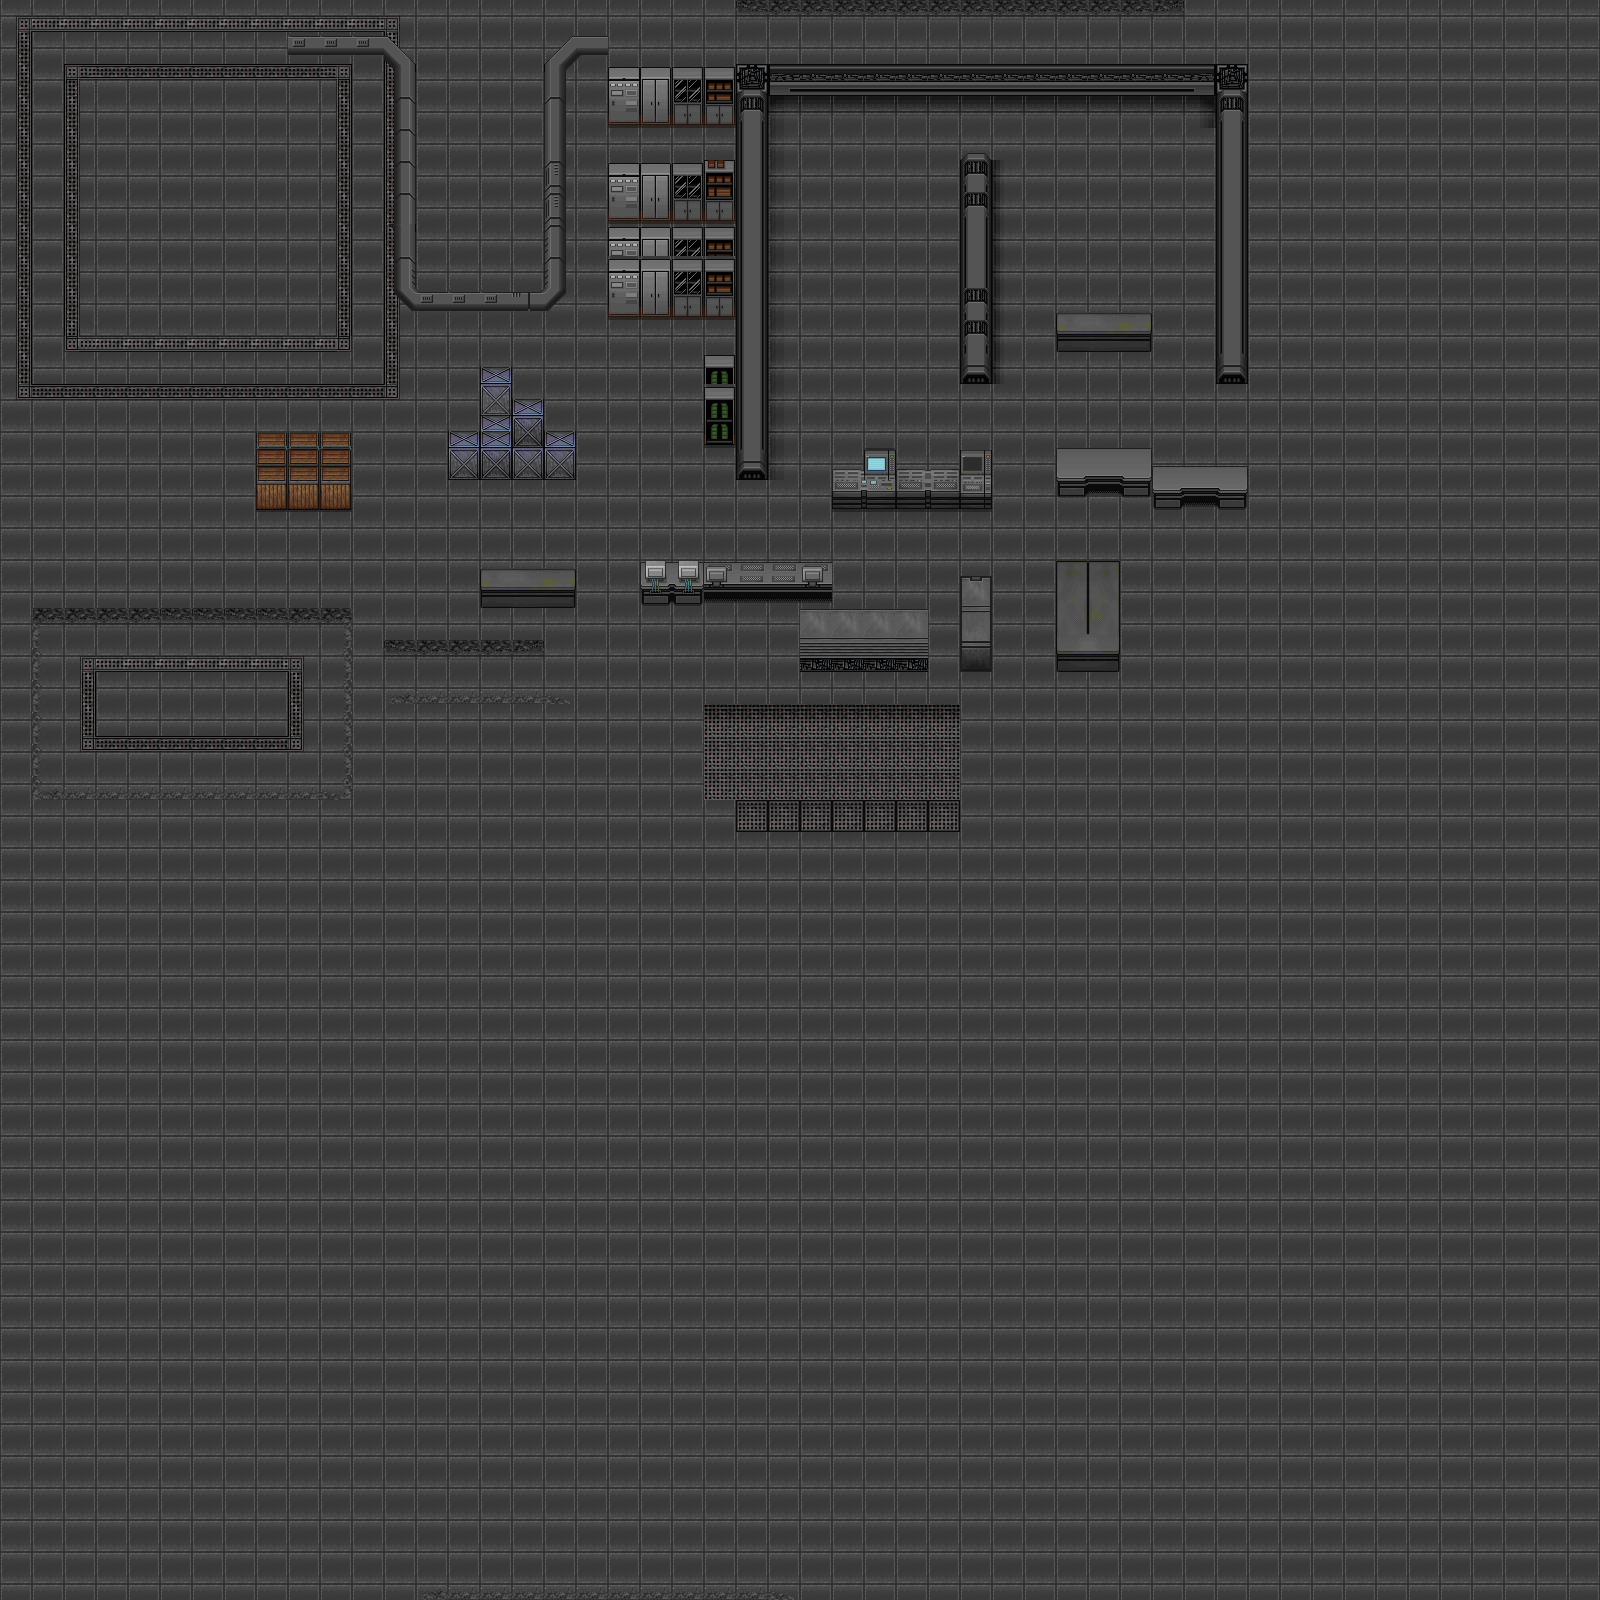

A level layout from a 2D game, rendered from its tile map. Below: a short description, then the map file with tile-grid data replaced by summaries:
An orthogonal 50x50 tile map with 32x32 px tiles, 2 tile layers (ground, walls), 4 tilesets.

<map version="1.0" orientation="orthogonal" width="50" height="50" tilewidth="32" tileheight="32">
 <tileset firstgid="1" name="floor" tilewidth="32" tileheight="32">
  <image source="assets/floor.png" width="512" height="512" />
 </tileset>
 <tileset firstgid="257" name="objects" tilewidth="32" tileheight="32">
  <image source="assets/objects.png" width="512" height="512" />
 </tileset>
 <tileset firstgid="513" name="ornamentation" tilewidth="32" tileheight="32">
  <image source="assets/ornamentation.png" width="512" height="512" />
 </tileset>
 <tileset firstgid="769" name="wall" tilewidth="32" tileheight="32">
  <image source="assets/wall.png" width="512" height="512" />
 </tileset>
 <layer name="ground" width="50" height="50">
  <data>[2500 cells, 2500 non-empty, 31 distinct tile ids]</data>
 </layer>
 <layer name="walls" width="50" height="50">
  <data>[2500 cells, 218 non-empty, 94 distinct tile ids]</data>
 </layer>
</map>